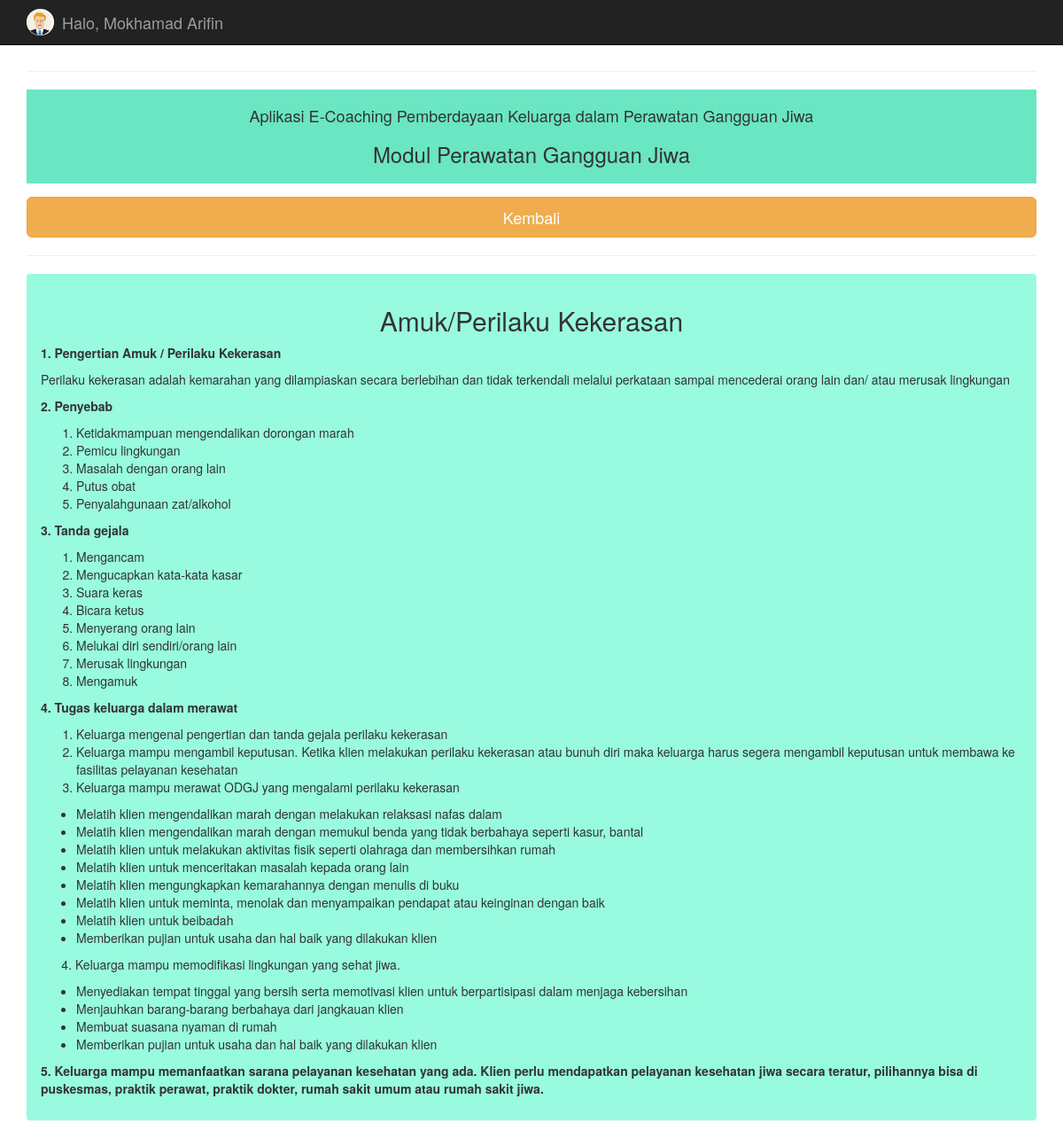
The page /resiko.php?id=1 (signed in) on the database its author committed.
### tables this page shows
CREATE TABLE `modul` (
  `id_modul` int(11) NOT NULL,
  `judul` varchar(200) NOT NULL,
  `isi1` text NOT NULL,
  `isi2` text NOT NULL
);

### resiko.php (the view, shortened to what this page needs)
<?php
include "connection.php";
?>
<!DOCTYPE html>
<html>
<head>
    <link rel="stylesheet" href="assets/bootstrap/css/bootstrap.min.css">
    <link rel="stylesheet" href="assets/font-awesome/css/font-awesome.min.css">
</head>
<body>
    <nav class="navbar navbar-inverse navbar-fixed-top" role="navigation">
        <div class="container">
            <div class="navbar-header">
                <a class="navbar-brand" href="#">
                    <?php
                    echo "<img style='height: 30px; margin-top: -5px;' src='assets/img/icon/avatar.png' class='img-circle'>";
                    ?>
                    <div class="pull-left">
                        <p style="margin: -25px 40px 10px;">Halo, <?php echo $_SESSION['nama']; ?></p>
                    </div>
                </a>
            </div>
        </div>
    </nav>
    <div class="container" style="margin-top:60px">
        <hr>
        <div style="background-color: #6ae6c2; padding:10px; margin-bottom:15px;">
            <h4 align=center>Aplikasi E-Coaching Pemberdayaan Keluarga dalam Perawatan Gangguan Jiwa</h4>
            <h3 align=center>Modul Perawatan Gangguan Jiwa</h3>
        </div>
        <a href="modul.php"><button type="button" class="btn btn-warning btn-lg btn-block">Kembali</button></a>
        <hr>
        <div class="panel" style="background-color: #98fade;">
            <div class="panel-body">
                <?php
                $id = $_GET['id'];
                $data = mysqli_query($connection, "select * from modul where id_modul='$id'");
                while ($d = mysqli_fetch_array($data)) {
                ?>
                    <h2 align="center"><?php echo $d['judul']; ?></h2>
                    <p class="text-justify"><?php echo $d['isi1']; ?></p>
                    <p class="text-justify"><?php echo $d['isi2']; ?></p>
                <?php } ?>
            </div>
        </div>
    </div>
</body>
</html>

### rows shown on the page
modul: judul "Amuk/Perilaku Kekerasan", isi1 "1. Pengertian Amuk / Perilaku Kekerasan Perilaku kekerasan adalah kemarahan yang dilampiaskan secara berlebihan dan tidak terkendali melalui perkataan sampai mencederai orang lain dan/ atau merusak lingkungan 2. Penyebab Ketidakmampuan mengendalikan dorongan marah Pemicu lingkungan Masalah dengan orang lain Putus obat Penyalahgunaan zat/alkohol 3. Tanda gejala Mengancam Mengucapkan kata-kata kasar Suara keras Bicara ketus Menyerang orang lain Melukai diri sendiri/orang lain Merusak lingkungan Mengamuk", isi2 "4. Tugas keluarga dalam merawat Keluarga mengenal pengertian dan tanda gejala perilaku kekerasan Keluarga mampu mengambil keputusan. Ketika klien melakukan perilaku kekerasan atau bunuh diri maka keluarga harus segera mengambil keputusan untuk membawa ke fasilitas pelayanan kesehatan Keluarga mampu merawat ODGJ yang mengalami perilaku kekerasan Melatih klien mengendalikan marah dengan melakukan relaksasi nafas dalam Melatih klien mengendalikan marah dengan memukul benda yang tidak berbahaya seperti kasur, bantal Melatih klien untuk melakukan aktivitas fisik seperti olahraga dan membersihkan rumah Melatih klien untuk menceritakan masalah kepada orang lain Melatih klien mengungkapkan…"

### other values the page prints
$_SESSION['nama'] "Mokhamad Arifin"
